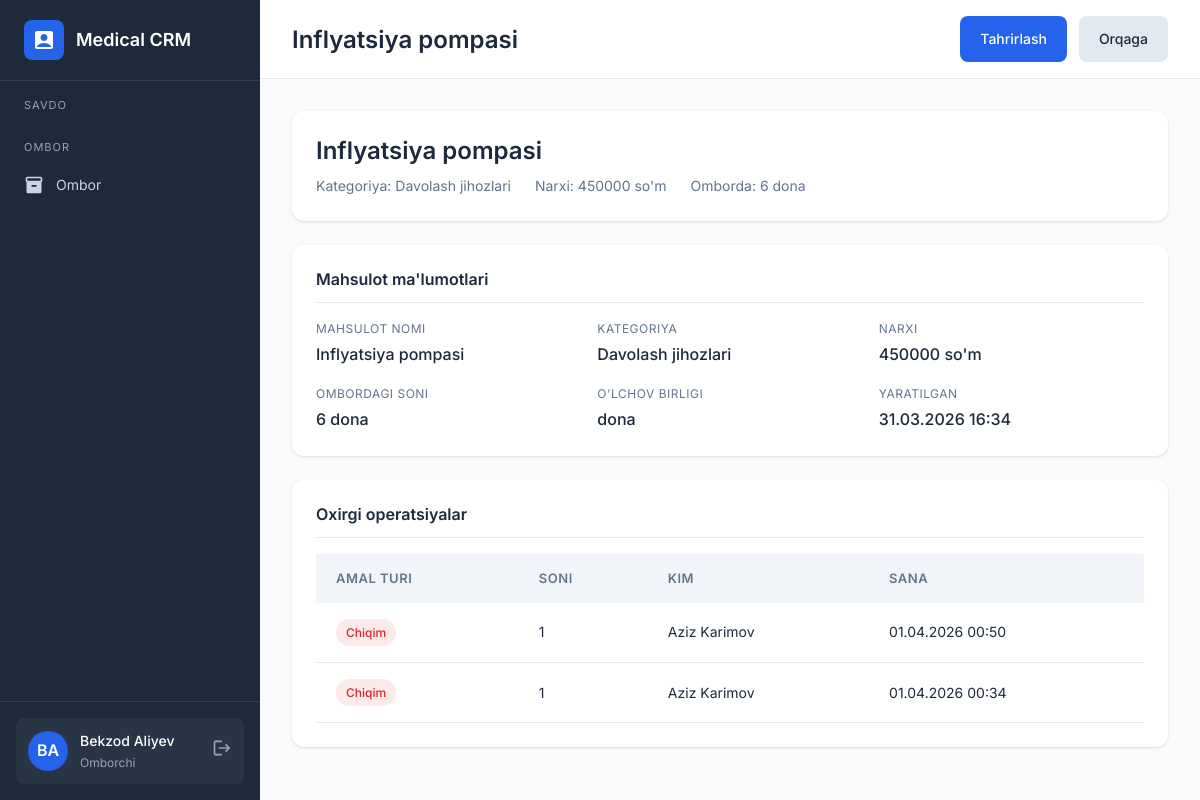
Page /products/3/ (signed in) on the committed database.
### backend/main/models.py (models this page shows, shortened)
class User(AbstractUser):
    ROLE_CHOICES = [
        ('director', 'Direktor'),
        ('seller', 'Sotuvchi'),
        ('warehouse', 'Omborchi'),
        ('supplier', 'Yetkazib beruvchi'),
        ('courier', 'Kuryer'),
    ]
    role = models.CharField(max_length=20, choices=ROLE_CHOICES, default='seller')
    phone = models.CharField(max_length=20, blank=True)
    class Meta:
        verbose_name = 'Foydalanuvchi'
        verbose_name_plural = 'Foydalanuvchilar'

class Product(models.Model):
    name = models.CharField(max_length=300, verbose_name='Mahsulot nomi')
    category = models.ForeignKey(Category, on_delete=models.CASCADE, related_name='products', verbose_name='Kategoriya')
    description = models.TextField(blank=True, verbose_name='Tavsif')
    price = models.DecimalField(max_digits=12, decimal_places=2, verbose_name='Narxi (soʻm)')
    stock = models.PositiveIntegerField(default=0, verbose_name='Ombordagi soni')
    unit = models.CharField(max_length=50, default='dona', verbose_name='Oʻlchov birligi')
    image = models.ImageField(upload_to='products/', blank=True, null=True, verbose_name='Rasm')
    created_at = models.DateTimeField(auto_now_add=True)
    updated_at = models.DateTimeField(auto_now=True)
    class Meta:
        verbose_name = 'Mahsulot'
        verbose_name_plural = 'Mahsulotlar'

class Category(models.Model):
    name = models.CharField(max_length=200, verbose_name='Kategoriya nomi')
    description = models.TextField(blank=True, verbose_name='Tavsif')
    created_at = models.DateTimeField(auto_now_add=True)
    class Meta:
        verbose_name = 'Kategoriya'
        verbose_name_plural = 'Kategoriyalar'

class WarehouseTransaction(models.Model):
    TYPE_CHOICES = [
        ('in', 'Kirim'),
        ('out', 'Chiqim'),
    ]
    product = models.ForeignKey(Product, on_delete=models.CASCADE, related_name='transactions', verbose_name='Mahsulot')
    transaction_type = models.CharField(max_length=10, choices=TYPE_CHOICES, verbose_name='Amal turi')
    quantity = models.PositiveIntegerField(verbose_name='Soni')
    notes = models.TextField(blank=True, verbose_name='Izoh')
    created_by = models.ForeignKey(User, on_delete=models.CASCADE, verbose_name='Kim tomonidan')
    created_at = models.DateTimeField(auto_now_add=True)
    class Meta:
        verbose_name = 'Ombor operatsiyasi'
        verbose_name_plural = 'Ombor operatsiyalari'

### backend/main/views.py (the view)
# urls.py: path('products/<int:pk>/', views.product_detail, name='product_detail'),
@login_required
def product_detail(request, pk):
    if request.user.role in {'director', 'seller', 'supplier'}:
        messages.error(request, "Siz uchun mahsulotlar bo'limi yopilgan")
        return redirect('dashboard')
    product = get_object_or_404(Product.objects.select_related('category'), pk=pk)
    transactions = product.transactions.order_by('-created_at')[:10]
    return render(request, 'product_detail.html', {'product': product, 'transactions': transactions})

### frontend/templates/product_detail.html (shortened to what this page needs)
{% extends 'base.html' %}
{% block content %}
<div class="top-bar">
    <h1 class="page-title">{{ product.name }}</h1>
    <div class="page-actions">
        <a href="{% url 'product_edit' product.id %}" class="btn btn-primary">Tahrirlash</a>
        <a href="{% url 'products' %}" class="btn btn-secondary">Orqaga</a>
    </div>
</div>
<div class="page-content">
    <div class="detail-header">
        <h2 class="detail-title">{{ product.name }}</h2>
        <div class="detail-meta">
            <span>Kategoriya: {{ product.category.name }}</span>
            <span>Narxi: {{ product.price|floatformat:0 }} so'm</span>
            <span>Omborda: {{ product.stock }} {{ product.unit }}</span>
        </div>
    </div>
    <div class="detail-section">
        <h3 class="detail-section-title">Mahsulot ma'lumotlari</h3>
        <div class="info-grid">
            <div class="info-item">
                <span class="info-label">Mahsulot nomi</span>
                <span class="info-value">{{ product.name }}</span>
            </div>
            <div class="info-item">
                <span class="info-label">Kategoriya</span>
                <span class="info-value">{{ product.category.name }}</span>
            </div>
            <div class="info-item">
                <span class="info-label">Narxi</span>
                <span class="info-value">{{ product.price|floatformat:0 }} so'm</span>
            </div>
            <div class="info-item">
                <span class="info-label">Ombordagi soni</span>
                <span class="info-value">{{ product.stock }} {{ product.unit }}</span>
            </div>
            <div class="info-item">
                <span class="info-label">O'lchov birligi</span>
                <span class="info-value">{{ product.unit }}</span>
            </div>
            <div class="info-item">
                <span class="info-label">Yaratilgan</span>
                <span class="info-value">{{ product.created_at|date:"d.m.Y H:i" }}</span>
            </div>
        </div>
    </div>
    <div class="detail-section">
        <h3 class="detail-section-title">Oxirgi operatsiyalar</h3>
        <table>
            <thead>
                <tr>
                    <th>Amal turi</th>
                    <th>Soni</th>
                    <th>Kim</th>
                    <th>Sana</th>
                </tr>
            </thead>
            <tbody>
                {% for t in transactions %}
                <tr>
                    <td>
                        <span class="badge badge-{% if t.transaction_type == 'in' %}success{% else %}danger{% endif %}">
                            {{ t.get_transaction_type_display }}
                        </span>
                    </td>
                    <td>{{ t.quantity }}</td>
                    <td>{{ t.created_by.get_full_name }}</td>
                    <td>{{ t.created_at|date:"d.m.Y H:i" }}</td>
                </tr>
                {% empty %}
                <tr>
                    <td colspan="4" class="empty-state">
                        <p>Operatsiyalar yo'q</p>
                    </td>
                </tr>
                {% endfor %}
            </tbody>
        </table>
    </div>
</div>
{% endblock %}

### frontend/templates/base.html (shortened to what this page needs)
{% load static %}
<!DOCTYPE html>
<html lang="uz">
<head>
    <link rel="stylesheet" href="{% static 'css/style.css' %}">
</head>
<body>
    {% if request.user.is_authenticated %}
    <div class="layout">
        <aside class="sidebar">
            <div class="sidebar-header">
                <div class="sidebar-logo">
                    <div class="sidebar-logo-icon">
                        <svg viewBox="0 0 24 24"><path d="M19 3H5c-1.1 0-2 .9-2 2v14c0 1.1.9 2 2 2h14c1.1 0 2-.9 2-2V5c0-1.1-.9-2-2-2zm-7 3c1.93 0 3.5 1.57 3.5 3.5S13.93 13 12 13s-3.5-1.57-3.5-3.5S10.07 6 12 6zm7 13H5v-.23c0-.62.28-1.2.76-1.58C7.47 15.82 9.64 15 12 15s4.53.82 6.24 2.19c.48.38.76.97.76 1.58V19z"/></svg>
                    </div>
                    <span class="sidebar-logo-text">Medical CRM</span>
                </div>
            </div>
            <nav class="sidebar-nav">
                <div class="nav-section">
                    <div class="nav-section-title">Savdo</div>
                </div>
                {% if request.user.role == 'warehouse' %}
                <div class="nav-section">
                    <div class="nav-section-title">Ombor</div>
                    <a href="{% url 'warehouse' %}" class="nav-item {% if '/warehouse' in request.path %}active{% endif %}">
                        <svg viewBox="0 0 24 24"><path d="M20 2H4c-1 0-2 .9-2 2v3.01c0 .72.43 1.34 1 1.69V20c0 1.1 1.1 2 2 2h14c.9 0 2-.9 2-2V8.7c.57-.35 1-.97 1-1.69V4c0-1.1-1-2-2-2zm-5 12H9v-2h6v2zm5-7H4V4h16v3z"/></svg>
                        <span>Ombor</span>
                    </a>
                </div>
                {% endif %}
            </nav>
            <div class="sidebar-footer">
                <div class="user-info">
                    <div class="user-avatar">{{ request.user.first_name.0|upper }}{{ request.user.last_name.0|upper }}</div>
                    <div class="user-details">
                        <div class="user-name">{{ request.user.get_full_name }}</div>
                        <div class="user-role">{{ request.user.get_role_display }}</div>
                    </div>
                    <a href="{% url 'logout' %}" style="color: var(--gray-light);">
                        <svg width="20" height="20" viewBox="0 0 24 24" fill="currentColor"><path d="M17 7l-1.41 1.41L18.17 11H8v2h10.17l-2.58 2.58L17 17l5-5zM4 5h8V3H4c-1.1 0-2 .9-2 2v14c0 1.1.9 2 2 2h8v-2H4V5z"/></svg>
                    </a>
                </div>
            </div>
        </aside>
        <main class="main-content">
            {% block content %}{% endblock %}
        </main>
    </div>
    {% else %}
    {% block login_content %}{% endblock %}
    {% endif %}
</body>
</html>

### rows in the picture
User: user.first_name.0 "B", user.last_name.0 "A", user.get_full_name "Bekzod Aliyev", user.role "Omborchi"
Product: name "Inflyatsiya pompasi", category.name "Davolash jihozlari", price "450000", stock "6", unit "dona", created_at "31.03.2026 16:34"
WarehouseTransaction: transaction_type "Chiqim", quantity "1", created_by.get_full_name "Aziz Karimov", created_at "01.04.2026 00:50"
WarehouseTransaction: transaction_type "Chiqim", quantity "1", created_by.get_full_name "Aziz Karimov", created_at "01.04.2026 00:34"
